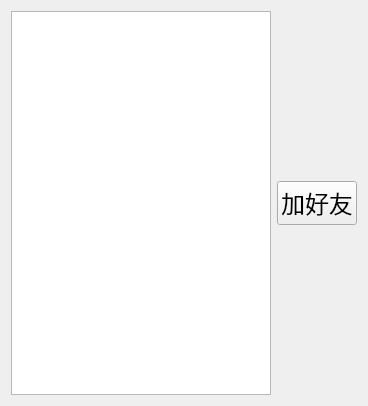
<?xml version="1.0" encoding="UTF-8"?>
<ui version="4.0">
 <class>Online</class>
 <widget class="QWidget" name="Online">
  <property name="geometry">
   <rect>
    <x>0</x>
    <y>0</y>
    <width>368</width>
    <height>406</height>
   </rect>
  </property>
  <property name="windowTitle">
   <string>Form</string>
  </property>
  <layout class="QVBoxLayout" name="verticalLayout_2">
   <item>
    <layout class="QHBoxLayout" name="horizontalLayout">
     <item>
      <widget class="QListWidget" name="online_lw">
       <property name="font">
        <font>
         <pointsize>16</pointsize>
        </font>
       </property>
      </widget>
     </item>
     <item>
      <layout class="QVBoxLayout" name="verticalLayout">
       <item>
        <spacer name="verticalSpacer">
         <property name="orientation">
          <enum>Qt::Vertical</enum>
         </property>
         <property name="sizeHint" stdset="0">
          <size>
           <width>20</width>
           <height>40</height>
          </size>
         </property>
        </spacer>
       </item>
       <item>
        <widget class="QPushButton" name="addFriend_pb">
         <property name="font">
          <font>
           <family>Adobe 宋体 Std L</family>
           <pointsize>18</pointsize>
          </font>
         </property>
         <property name="text">
          <string>加好友</string>
         </property>
        </widget>
       </item>
       <item>
        <spacer name="verticalSpacer_2">
         <property name="orientation">
          <enum>Qt::Vertical</enum>
         </property>
         <property name="sizeHint" stdset="0">
          <size>
           <width>20</width>
           <height>40</height>
          </size>
         </property>
        </spacer>
       </item>
      </layout>
     </item>
    </layout>
   </item>
  </layout>
 </widget>
 <resources/>
 <connections/>
</ui>
